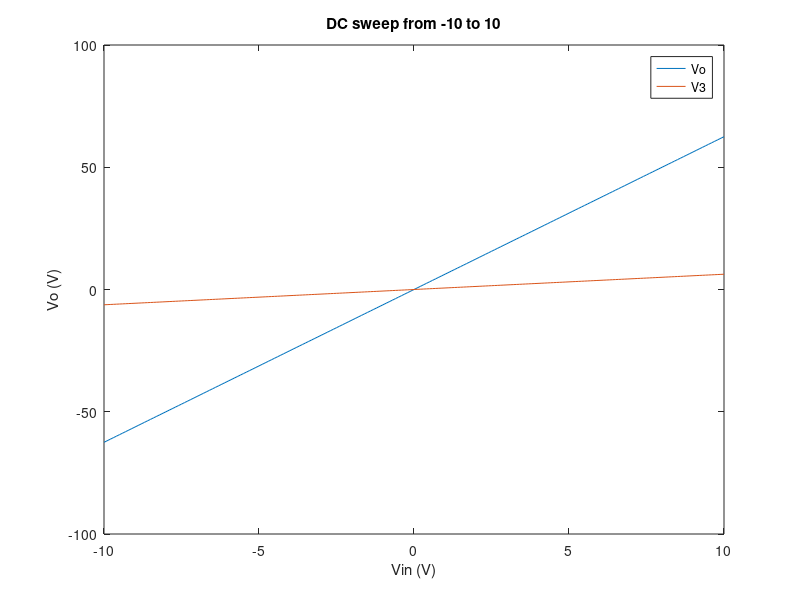
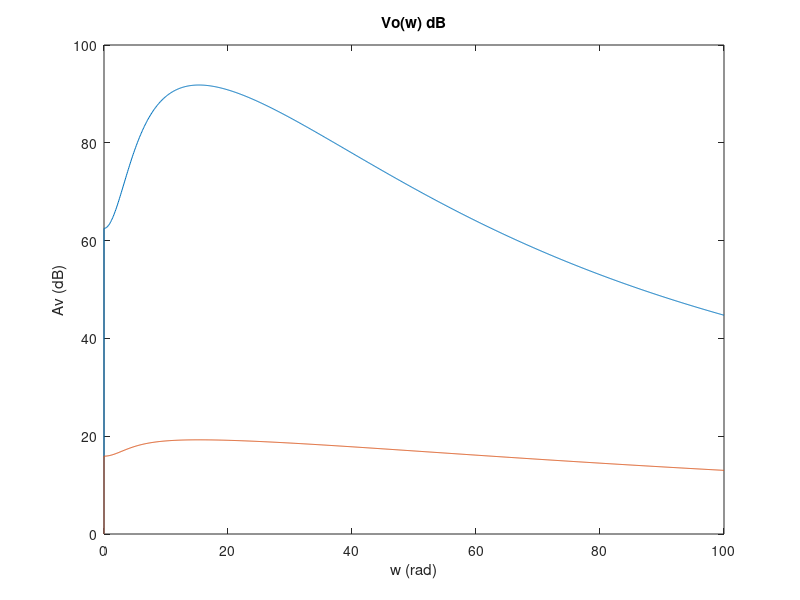
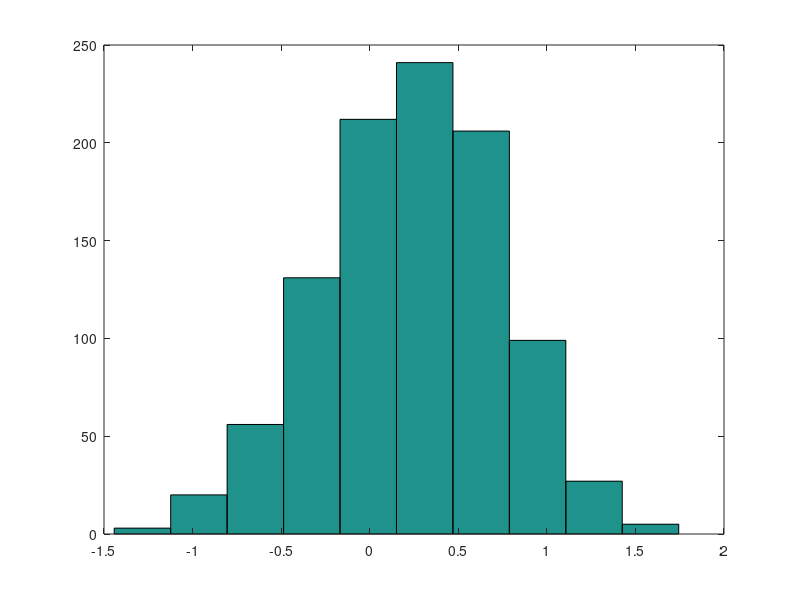
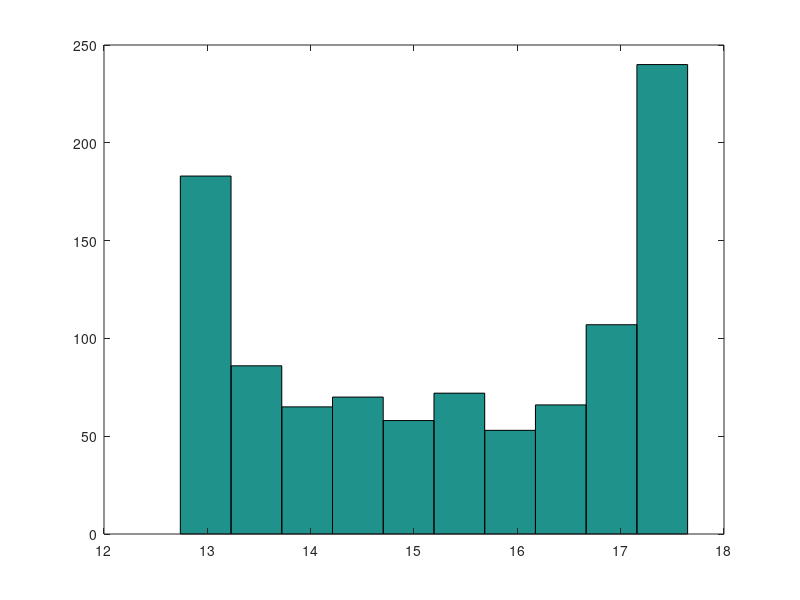

Reproduce these figures in MATLAB, in order.
R1 = 1;
R2 = 2;
R3 = 10;
R4 = 0.1; 
R0 = 1000; 

G1 = 1/R1;
G2 = 1/R2;
G3 = 1/R3;
G4 = 1/R4;
G0 = 1/R0;

a = 100;
Cval = 0.25;
L = 0.2;
vi = zeros(100, 1);
vo = zeros(100, 1);
v3 = zeros(100, 1);

G = zeros(6, 6); 
G(1, 1) = 1;                                        
G(2, 1) = G1; G(2, 2) = -(G1 + G2); G(2, 6) = -1;   
G(3 ,3) = -G3; G(3, 6) = 1;                       
G(4, 3) = -a*G3; G(4, 4) = 1;                        
G(5, 5) = -(G4+G0); G(5, 4) = G4;   
G(6, 2) = -1; G(6, 3) = 1;                

C = zeros(6, 6);
C(2, 1) = Cval; C(2, 2) = -Cval;
C(6, 6) = L;
F = zeros(6, 1);
v = 1;

% DC sweep from - 10 to 10
for vin = -10:0.1:10
    F(1) = vin;
    
    Vm = G\F;
    vi(v) = vin;
    vo(v) = Vm(5);
    v3(v) = Vm(3);
    v = v + 1;
end


figure(1)
plot(vi, vo);
hold on;
plot(vi, v3);
title('DC sweep from -10 to 10');
xlabel('Vin (V)')
ylabel('Vo (V)')
legend('Vo', 'V3')


vo2 = zeros(1000, 1); 
W = zeros(1000, 1);
Avlog = zeros(1000, 1);

for freq = linspace(0, 100, 1000)
    v = v+1;
    Vm2 = (G+1j*freq*C)\F;
    W(v) = freq;
    vo2(v) = norm(Vm2(5));
    Avlog(v) = 20*log10(norm(Vm2(5))/10);
end 
    
figure(2)
plot(W, vo2)
hold on;
plot(W, Avlog)
title('Vo(w) dB')
xlabel('w (rad)')
ylabel('Av (dB)')

w = pi;
CC = zeros(1000,1);
GG = zeros(1000,1);

for i = 1:1000
    crand = Cval + 0.5*randn();
    C(2, 1) = crand; 
    C(2, 2) = -crand;
    C(3, 3) = L;
    Vm3 = (G+1i*w*C)\F;
    CC(i) = crand;
    GG(i) = 20*log10(norm(Vm3(5))/10);
end

% Histogram of the gain
figure(3)
hist(CC)
figure(4)
hist(GG)